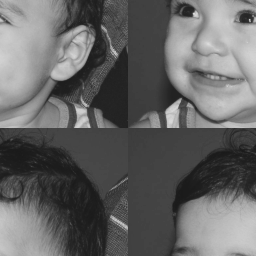
//> input picture bieltrocado.png, 256 x 256 px
$ ./final_refinado ../bieltrocado.png   (built with g++ and OpenCV 4)
//> lines starting //> are read from the running program, lines starting //| are printed output that depends on the picture; after the words box and inside, x2 and y2 are one past the last pixel; in counts of white or black regions, pixels touching at a corner belong together


#include <iostream>
#include <opencv2/opencv.hpp>
#include <cv.h>
#include <highgui.h>
#include <stdio.h>
#include <stdlib.h>
#include <list>
#include <unistd.h>
#include <vector>
#include <algorithm>
#include <values.h>

using namespace cv;
using namespace std;

int main(int argc, char** argv){
    Mat image, new_image, sample_image;
    int niter=200,n_amostras=2000,ncenter=8;

    cout << "Por favor, Digite a quantidade de iterações para treinamento"<<endl;
    cin >> niter;
//> the answer given: 3
    cout << "Por favor, Digite a quantidade de amostras"<<endl;
    cin >> n_amostras;
//> the answer given: 3
    cout << "Por favor, Digite a quantidade de cores que deseja obter"<<endl;
    cin >> ncenter;
//> the answer given: 3

    float dist;
    float aux = 0, aux2 = 0;
    int aux3 = 0;

    Vec3b val,val1;

    vector<int> centers(ncenter,0);
    vector<Vec3b> centroide(ncenter,0);
    vector<Vec3b> samples(n_amostras,0);
    vector<int> indices(n_amostras,0);
    vector<int> contador(ncenter,0);
    vector<float> distancias(ncenter,0);

    bool flag =false;
    int int_aux=0;
    float teste_x, teste_y, teste_z, erro,max_valuea = 442;

    // numeros aleatorios para sorteio da amostra

    int rndx, rndy;
    int width, height;
    srand(time(NULL));

    //Passo 1  --> Carregar imagem colorida

    image = imread(argv[1],CV_LOAD_IMAGE_COLOR);
//> image is the input picture: 256 rows x 256 cols, CV_8UC3; min 26, max 219, mean 100.9
    image.copyTo(sample_image);
    image.copyTo(new_image);

    //Amostra da imagem
    width=image.size().width;
//> width = 256
    height=image.size().height;
//> height = 256

    val[0] = 0;   //B
    val[1] = 0;   //G
    val[2] = 0;   //R
    val1 = val;

    // realiza a amostragem
    for(int i=0; i<n_amostras; i++){

        rndx = rand()%image.rows;
        rndy = rand()%image.cols;

        val1 = image.at<Vec3b>(rndx, rndy);

        samples[i][0] = val1[0];
        samples[i][1] = val1[1];
        samples[i][2] = val1[2];

        indices[i] = i;
    }
//> this loop made 3 passes
//> val1 on passes 1 to 3: [65, 65, 65], [67, 67, 67], [87, 87, 87]

    random_shuffle(indices.begin(), indices.end());

    //indices guardam as posições dos centros.
    //centros são as posições das amostras.
    for(int i=0; i<ncenter; i++){
        centroide[i] = samples[indices[i]];
        centers[i] = indices[i];
    }

    // roda o algoritmo
    for(int i = 0; i < niter; i++){

        for(int j = 0; j < n_amostras; j++){
            indices[j] = 0;
            dist = MAXFLOAT;

            //centroides
            // procura os vizinhos mais proximos

            for(int k=0; k<ncenter; k++){

                int_aux = centers[k];
                //aux armazena a distancia entre o ponto e os centroides

                // calcula distancia da amostra j
                // para o centro k
                // em indices[k] estarao os rotulos

                aux = sqrt(pow(samples[j][0] - centroide[k][0],2)
                        + pow(samples[j][1] - centroide[k][1],2)
                        + pow(samples[j][2] - centroide[k][2],2));

                if(aux < dist){
                    dist = aux;
                    indices[j] = k;
                }
            }

            aux3 = indices[j];
            distancias[aux3] += dist;
            contador[aux3] += 1;
        }

        // recalcula os novos centroides

        for(int k = 0; k < ncenter; k++){
            if(distancias[k] == 0 || contador[k] == 0){
                continue;
            }
            else{
                distancias[k] = distancias[k]/contador[k];
                if(distancias[k] > max_valuea){
                    distancias[k] = (int)distancias[k] % (int)max_valuea;
                }
            }
        }

        for(int k=0;k<ncenter;k++){
            while(flag != true){

                teste_x = rand() % 255;
                teste_y = rand() % 255;
                teste_z = rand() % 255;

                aux = sqrt(pow(teste_x,2.0) + pow(teste_y,2.0) + pow(teste_z,2.0));
                erro = abs(aux - distancias[k]);

                if(erro <= 100){
                    val[0] =(int) teste_x;
                    val[1] =(int) teste_y;
                    val[2] =(int) teste_z;
                    //Atualiza novo centroide

                    centroide[k] = val;

                    flag = true;
                }
                else {
                    flag = false;
                }
            }

            flag = false;
        }

        //centroides atualizados, repetir tudo novamente
        for(int j = 0;j < ncenter; j++){
            distancias[j] = 0;
        }

        system("clear");
        cout << "Calculando iteração: "<<i<<endl<<"Se tiver com pressa pode ir dar uma volta..."<<endl;
    }
//> this loop made 3 passes
//> (dist, aux3) on passes 1 to 3: (0, 0), (68.32, 2), (63.06, 2)
//> after the loop, indices = [2, 2, 2]; dist = 63.06; int_aux = 1; aux = 41.24; aux3 = 2; contador = [1, 1, 7]; centroide = 3 items: [21, 34, 81], [2, 18, 44], [26, 20, 25]

    //cria uma estrutura pra guardar cada cor encontrada
    vector<Mat> cores;


    //Aplicacao na imagem
    for(int k = 0; k < ncenter; k++){

        Mat imageAux(image.rows,image.cols,CV_8UC3, Scalar(255,255,255));

        for(int i = 0; i < image.rows; i++){
            dist = MAXFLOAT;
            for(int j = 0;j<image.cols;j++){

                //aux armazena a distancia entre o o ponto e os centroides
                val = new_image.at<Vec3b>(i,j);

                aux = sqrt(pow(val[0] - samples[centers[k]][0],2)
                        + pow(val[1] - samples[centers[k]][1],2)
                        + pow(val[2] - samples[centers[k]][2],2));

                if(aux < dist){
                    dist = aux;
                    val1[0] = samples[centers[k]][0];
                    val1[1] = samples[centers[k]][1];
                    val1[2] = samples[centers[k]][2];

                    new_image.at<Vec3b>(i,j) = val1;

                    imageAux.at<Vec3b>(i,j) = val1;

                }
            }
        }

        cores.push_back(imageAux);
    }
//> this loop made 3 passes
//> (dist, aux) on passes 1 to 3: (3.46, 152.4), (0, 190.5), (0, 187.1)
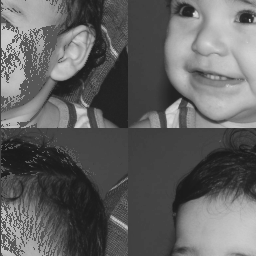
//> new_image: 256 rows x 256 cols, CV_8UC3; 7.86% of pixels changed, all inside (x1, y1, x2, y2) = (0, 0, 221, 256)
//> after the loop, dist = 0; aux = 187.1; val1 = [67, 67, 67]

    imshow("image_sample",image);
    imshow("image_classify",new_image);

    for(int i = 0; i < cores.size(); i++){
        imshow("sample"+to_string(i),cores[i]);
    }
//> this loop made 3 passes
//> pass 1, `imshow("sample"+to_string(i),cores[i]);`:
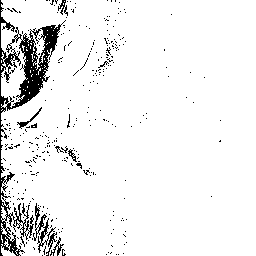
//> window 'sample0': 256 rows x 256 cols, CV_8UC3; values 87 (black) and 255 (white), 93.2% white; black in thin lines or dots, all inside (x1, y1, x2, y2) = (0, 0, 221, 256)
//> pass 2, `imshow("sample"+to_string(i),cores[i]);`:
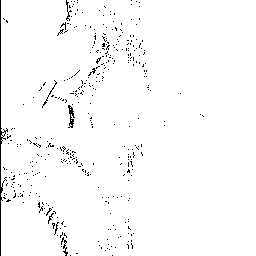
//> window 'sample1': 256 rows x 256 cols, CV_8UC3; values 65 (black) and 255 (white), 97.9% white; black in thin lines or dots, all inside (x1, y1, x2, y2) = (0, 0, 204, 256)

    //imshow("centroides",);
    waitKey();

    return 0;
}
